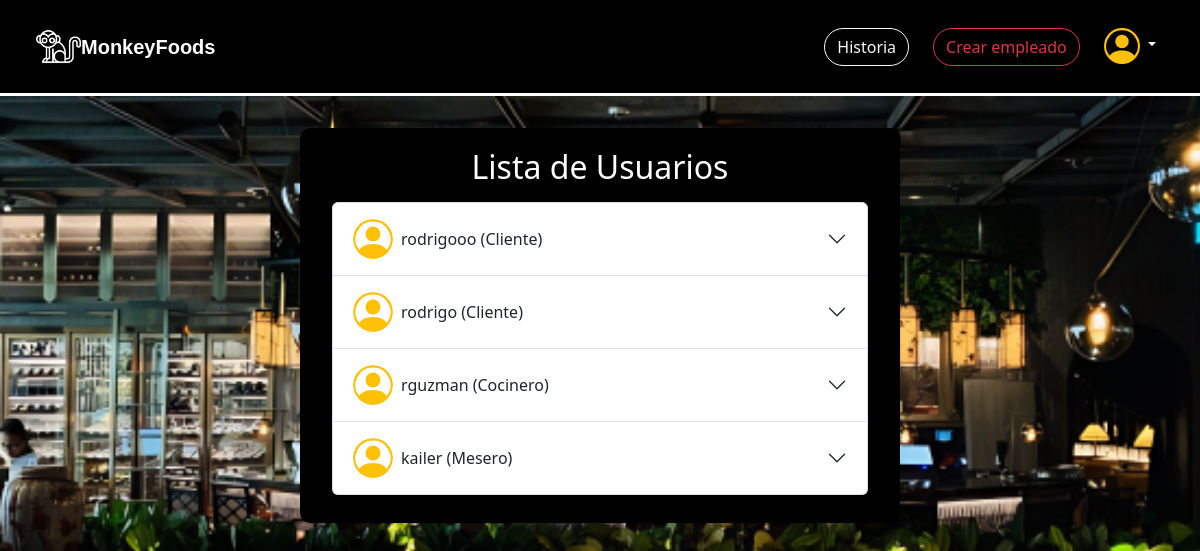
Page /perfil/admin-usuarios/ (signed in) on the earlier database version.
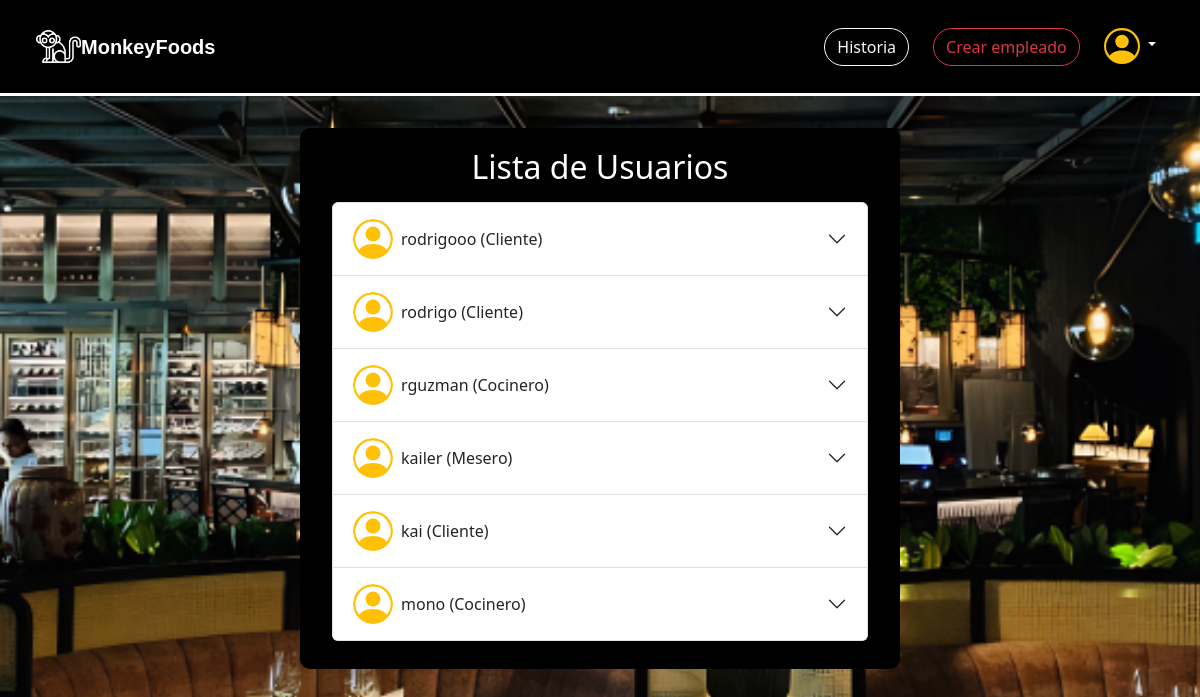
Same page on the later database version.
### apps/registrar/models.py (models this page shows, shortened)
class CustomUser(AbstractUser):
    ROL_CHOICES = (
        (1, 'Cliente'),
        (2, 'Mesero'),
        (3, 'Cocinero'),
        (4, 'Administrador'),
    )
    rol = models.PositiveSmallIntegerField(choices=ROL_CHOICES, default=1)
    foto_perfil = models.ImageField(upload_to='fotos_perfil/', blank=True, null=True)

### apps/perfil/views.py (the view)
# urls.py: path('admin-usuarios/', views.admin_usuarios, name='admin_usuarios'),
@login_required
@user_passes_test(es_admin)
def admin_usuarios(request):
    usuarios = CustomUser.objects.exclude(pk=request.user.pk)
    return render(request, 'perfil/admin_usuarios.html', {'usuarios': usuarios})

### apps/perfil/views.py (called while the page is built)
def es_admin(user):
    return user.is_authenticated and user.rol == 4

### apps/perfil/templates/perfil/admin_usuarios.html (shortened to what this page needs)
{% load static %}
<!DOCTYPE html>
<html lang="es">
<head>
    <link href="https://cdn.jsdelivr.net/npm/bootstrap@5.3.3/dist/css/bootstrap.min.css" rel="stylesheet"
>
    <link rel="stylesheet" href="https://cdn.jsdelivr.net/npm/bootstrap-icons@1.11.3/font/bootstrap-icons.min.css">
    <link rel="stylesheet" href="{% static 'perfil/css/styles.css' %}">
</head>
<body class="body-fondo">
    <nav class="navbar navbar-expand-lg bg-body-primary navbar-settings p-4">
        <div class="container-fluid">
            <a href="{% url 'index' %}">
                <img style="width: 45px; height: 45px;" src="{% static 'home/img/mono-blanco.png' %}" alt="marca">
                <a class="navbar-brand marca" href="{% url 'index' %}">MonkeyFoods</a>
            </a>
            <div class="collapse navbar-collapse" id="navbarSupportedContent">
                {% if request.user.is_authenticated %}
                <form class="d-flex gap-4" role="search">
                    <a href="{% url 'historia' %}">
                        <button class="btn btn-outline-light history" type="button">Historia</button>
                    </a>
                    {% if request.user.rol == 4 %}
                    <a href="{% url 'crear_empleado' %}">
                        <button class="btn btn-outline-danger history" type="button">Crear empleado</button>
                    </a>
                    {% endif %}
                    <div class="nav-item dropdown dropdown-perfil me-2">
                        <a class="nav-link dropdown-toggle" href="#" role="button" data-bs-toggle="dropdown">
                        </a>
                    </div>
                </form>
                {% endif %}
            </div>
        </div>
    </nav>
    {% block content %}
    <div class="form-container">
        <div class="container mb-2">
            <h2 class="text-white text-center mb-3">Lista de Usuarios</h2>
            <div class="accordion" id="accordionUsuarios">
                {% for u in usuarios %}
                <div class="accordion-item">
                    <h2 class="accordion-header" id="heading{{ u.id }}">
                        <button class="accordion-button collapsed d-flex align-items-center gap-2" type="button" data-bs-toggle="collapse" data-bs-target="#collapse{{ u.id }}">
                            <span>{{ u.username }} ({{ u.get_rol_display }})</span>
                        </button>
                    </h2>
                </div>
                {% empty %}
                <p class="text-center" style="font-size: 18px; color: grey; font-style: italic;">No hay otros usuarios registrados.</p>
                {% endfor %}
            </div>
        </div>
    </div>
    {% endblock %}
</body>
</html>

Differences in the rows shown:
added CustomUser: username "kai", rol "Cliente"
added CustomUser: username "mono", rol "Cocinero"
